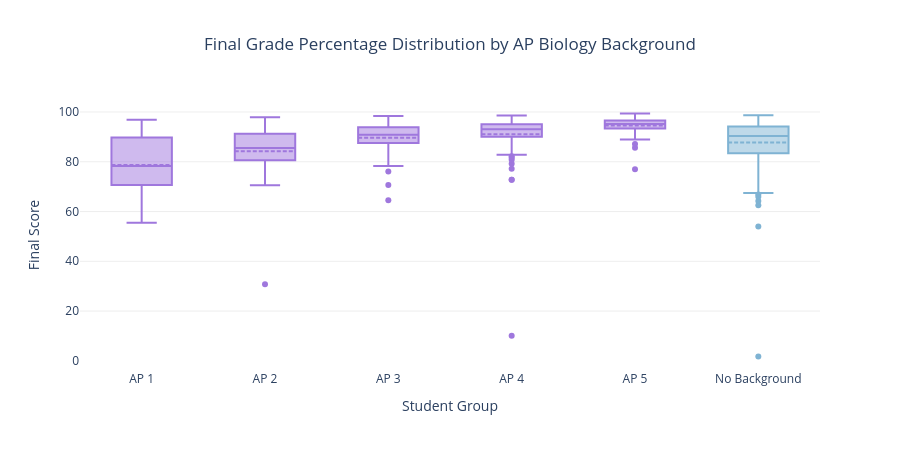

Write notebook code for a chart like this one.
### Markdown cell above
From this chart above, comparing just those that have taken AP Bio vs students with no background, those that received a 5 on the AP exam has almost double the amount of students receiving an A compared to students with no background, making up 65.6% and 31.9% of all students in the semester, respectively.

### Code cell
# Box plot: Final Score distribution by AP Bio background
group_order   = ['1', '2', '3', '4', '5', 'No Background']
display_names = ['AP 1', 'AP 2', 'AP 3', 'AP 4', 'AP 5', 'No Background']
colors        = ['#9F77DD', '#9F77DD', '#9F77DD', '#9F77DD', '#9F77DD', '#7FB3D3']

def assign_group(row):
    if pd.isna(row['Score']):
        return 'No Background'
    elif row['Component'] == 'AP20':
        return f"{int(row['Score'])}"
    else:
        return 'Other IB'  # will be filtered out below

joined_all['Analysis_Group'] = joined_all.apply(assign_group, axis=1)

df_box = joined_all[joined_all['Analysis_Group'] != 'Other IB'].copy()

fig = go.Figure()
for group, display, color in zip(group_order, display_names, colors):
    vals = df_box[df_box['Analysis_Group'] == group]['Final Score'].dropna()
    fig.add_trace(go.Box(
        y=vals,
        name=display,
        marker_color=color,
        boxmean=True,  # shows mean as dashed line inside box
        hovertemplate=f"<b>{display}</b><br>Score: %{{y:.1f}}<extra></extra>"
    ))

fig.update_layout(
    title=dict(text='Final Grade Percentage Distribution by AP Biology Background', x=0.5),
    yaxis=dict(title='Final Score', gridcolor='#eeeeee'),
    xaxis=dict(title='Student Group'),
    plot_bgcolor='white',
    showlegend=False,
    height=450
)
fig.show()

### Figure 1 — Plotly figure (JSON) as saved in the notebook; plotly's stock layout.template omitted (floating-point values rounded to 4 significant figures; data arrays with more than 128 entries replaced by an {"elided": "..."} marker saying what was removed)
{"data": [{"boxmean": true, "hovertemplate": "<b>AP 1</b><br>Score: %{y:.1f}<extra></extra>", "marker": {"color": "#9F77DD"}, "name": "AP 1", "type": "box", "y": [71.62, 70.67, 88.21, 55.53, 89.77, 70.93, 96.87, 92.55, 65.89, 85]}, {"boxmean": true, "hovertemplate": "<b>AP 2</b><br>Score: %{y:.1f}<extra></extra>", "marker": {"color": "#9F77DD"}, "name": "AP 2", "type": "box", "y": [93.73, 88.81, 91.67, 30.77, 72.63, 74.34, 84.77, 78.02, 91.39, 85.29, 90.89, 82.77, 89.36, 78.49, 93.42, 83.49, 88.34, 90.32, 86.41, 85.01, 83.87, 79.21, 91.8, 85.83, 91.29, 90.53, 97.9, 81.12, 82.04, 85.43, 78.04, 93.93, 73.65, 93.93, 85.52, 70.6, 91.29]}, {"boxmean": true, "hovertemplate": "<b>AP 3</b><br>Score: %{y:.1f}<extra></extra>", "marker": {"color": "#9F77DD"}, "name": "AP 3", "type": "box", "y": [93.77, 90.61, 90.97, 70.67, 95.2, 90.95, 87.07, 90.22, 94.36, 92.31, 92.83, 64.48, 95.3, 76.08, 80.93, 94.23, 90.48, 87.75, 82.01, 88.17, 83.1, 93.62, 80.23, 87.52, 88.44, 90.7, 88.5, 90.35, 88.65, 93.52, 81.73, 91.72, 94.99, 96.67, 88.96, 91.59, 93.19, 88.03, 92.11, 81.1, 96.42, 87.39, 83.88, 92.61, 91.04, 97.86, 82.23, 86.95, 93.91, 91.92, 95.19, 94.25, 88.88, 87.05, 93.39, 85.53, 89.06, 90.53, 94.19, 96.11, 93.51, 88.32, 95.02, 94.89, 89.47, 94.81, 91.86, 80.6, 90.83, 96.13, 78.25, 94.73, 93.73, 90.57, 95.01, 82.37, 84.04, 98.41, 90.97, 95.95, 88.85, 91.39]}, {"boxmean": true, "hovertemplate": "<b>AP 4</b><br>Score: %{y:.1f}<extra></extra>", "marker": {"color": "#9F77DD"}, "name": "AP 4", "type": "box", "y": [80.85, 93.26, 10.1, 92.91, 81.65, 93.62, 92.81, 95.86, 93.39, 89.09, 90.01, 93.86, 96.24, 90.71, 94.54, 93.63, 87.05, 92.22, 88.46, 96.74, 90.02, 96.25, 93.24, 92.81, 88.52, 96.08, 77.19, 91.83, 94.05, 97.34, 92.98, 91.91, 95.66, 94.23, 82.19, 90.1, 82.99, 96.84, 96.28, 92.48, 95.62, 94.72, 94.52, 82.77, 91.81, 96.26, 93.28, 90.85, 93.26, 92.76, 97.3, 79.15, 96.27, 91.46, 97.31, 87.68, 92.86, 97.49, 86.74, 93.52, 96.42, 93.67, 94.09, 91.18, 86.4, 87.66, 87.47, 95.92, 91.12, 87.06, 89.36, 83.09, 96.88, 92.78, 92.23, 97.49, 94.87, 94.29, 92.62, 94.36, 94.7, 93.78, 95.58, 87.95, 72.75, 98.37, 92.24, 94.29, 92.6, 94.82, 98.58, 94.42, 96.25, 95.14, 88.07, 92.7, 96.54, 95.05, 91.74, 72.8]}, {"boxmean": true, "hovertemplate": "<b>AP 5</b><br>Score: %{y:.1f}<extra></extra>", "marker": {"color": "#9F77DD"}, "name": "AP 5", "type": "box", "y": [95.73, 93.8, 98.03, 95.89, 92.47, 93.74, 95.68, 99.39, 95.5, 94.49, 96.48, 95.37, 76.99, 93.39, 92.72, 97.42, 95.85, 96.87, 93.54, 96.53, 95.99, 95.8, 98.3, 95.53, 97.74, 97.58, 90.24, 96.61, 92.65, 98.4, 97.04, 94.66, 95.9, 96.28, 97.46, 91.65, 98.14, 95.31, 88.94, 91.11, 96.11, 93.97, 93.67, 94.27, 95, 95.02, 97.82, 96, 91.67, 91.58, 93.37, 94.01, 94.3, 98.39, 96.39, 99.09, 94.53, 91.24, 94.25, 97.36, 94.7, 97.98, 95.29, 92.79, 96.35, 92.56, 87.16, 92.01, 94.01, 89.62, 94.02, 96.98, 96.51, 89.83, 96.42, 94.24, 93.86, 85.59, 88.98, 91.43, 95.02, 96.96, 98.22, 98.38]}, {"boxmean": true, "hovertemplate": "<b>No Background</b><br>Score: %{y:.1f}<extra></extra>", "marker": {"color": "#7FB3D3"}, "name": "No Background", "type": "box", "y": {"elided": "320 float values"}}], "layout": {"height": 450, "plot_bgcolor": "white", "showlegend": false, "title": {"text": "Final Grade Percentage Distribution by AP Biology Background", "x": 0.5}, "xaxis": {"title": {"text": "Student Group"}}, "yaxis": {"gridcolor": "#eeeeee", "title": {"text": "Final Score"}}}}
